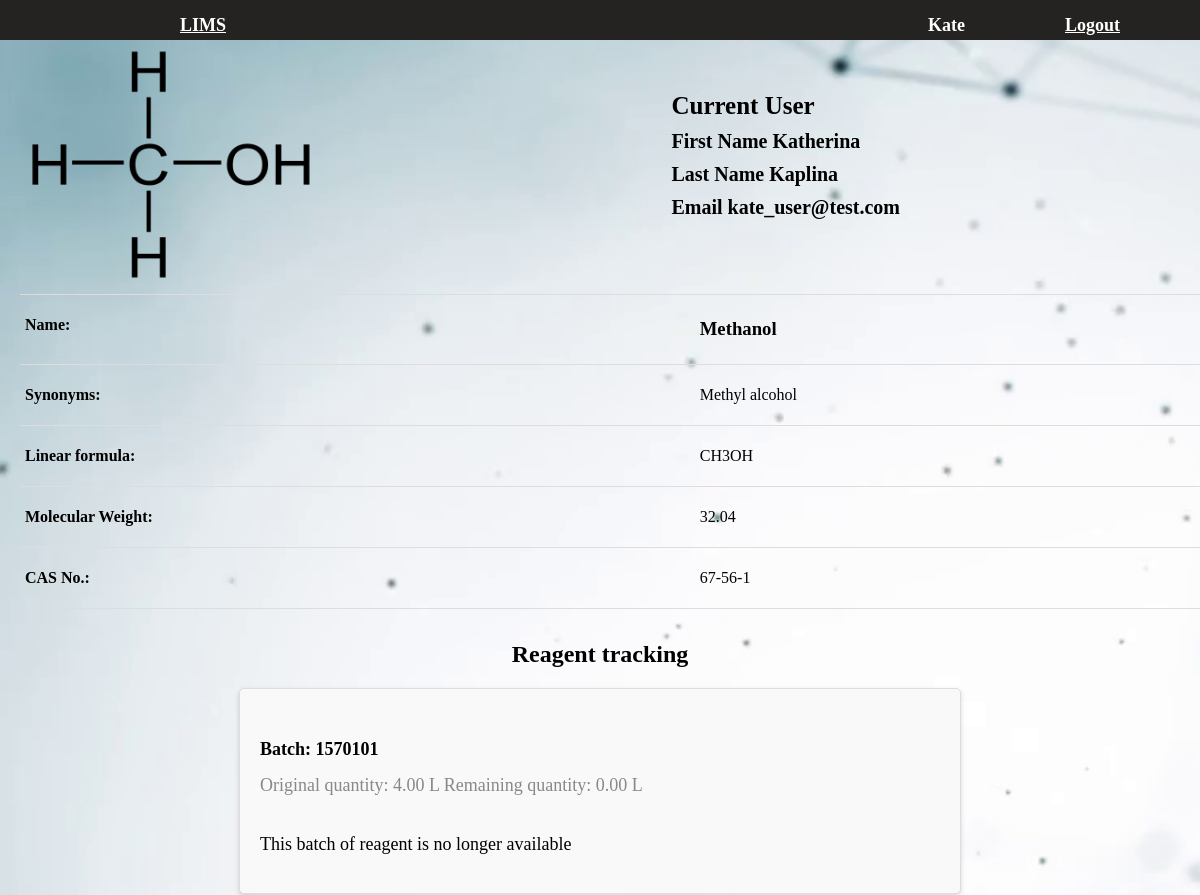
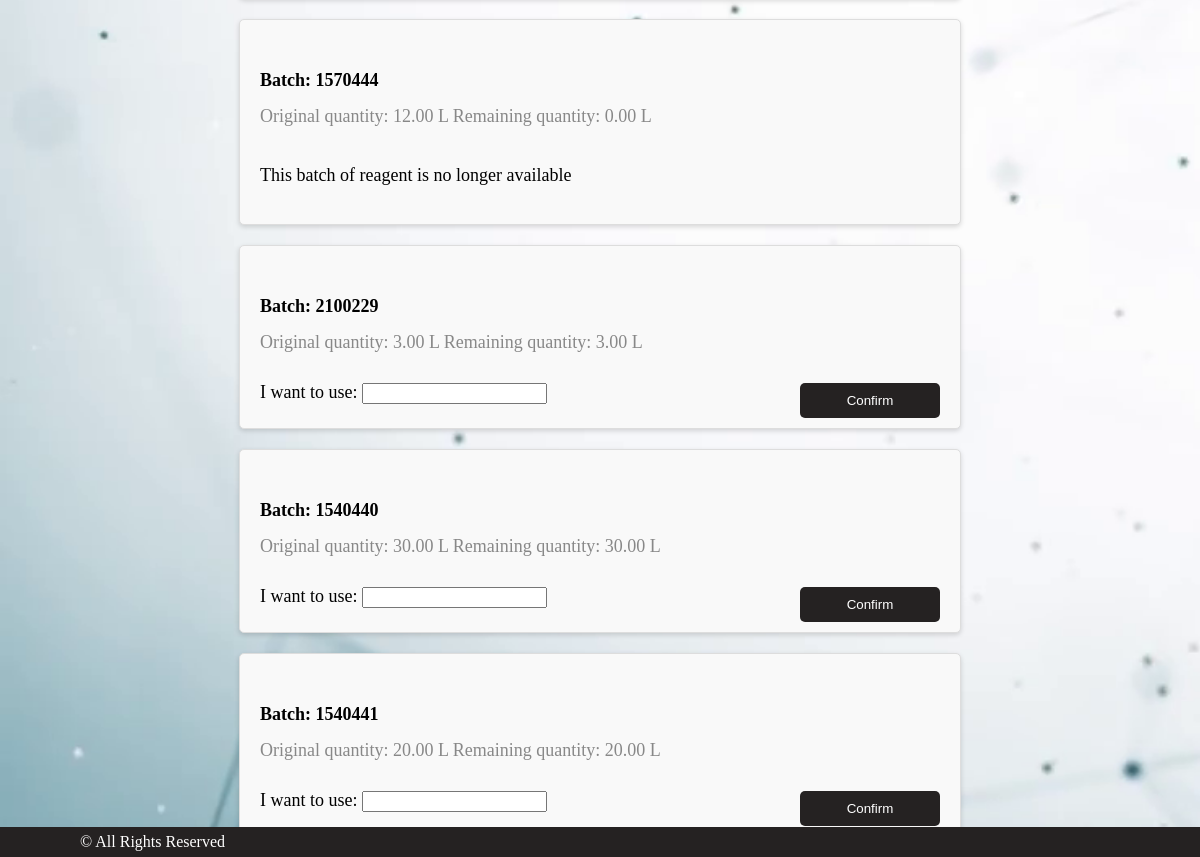
The page /tracking/1 (signed in) on the database its author committed (2 pictures, top to bottom).
### users/models.py (models this page shows)
class User(AbstractUser):
    image = models.ImageField(upload_to='users_images', blank=True)
    position = models.CharField(blank=True, max_length=50)

### main/models.py (models this page shows, shortened)
class Reagent(models.Model):
    name = models.CharField(blank=False, max_length=50)
    synonyms = models.CharField(blank=True, max_length=100)
    formula = models.CharField(blank=True, max_length=50)
    CAS = models.CharField(max_length=15)
    molecular_weight = models.DecimalField(max_digits=10, decimal_places=2)
    image = models.ImageField(blank=True, upload_to='uploads')

class Tracking(models.Model):
    once_quantity_changed = models.DecimalField(max_digits=10, decimal_places=2, default=0)
    common_quantity_changed = models.DecimalField(max_digits=10, decimal_places=2, default=0)
    user = models.ForeignKey(User, on_delete=models.CASCADE)
    created_timestamp = models.DateTimeField(auto_now_add=True)
    batch = models.ForeignKey('Batch', on_delete=models.CASCADE)

class Batch(models.Model):
    batch_number = models.CharField(blank=False, max_length=10)
    reagent = models.ForeignKey('Reagent', on_delete=models.CASCADE)
    quantity = models.DecimalField(max_digits=10, decimal_places=2)
    units = models.CharField(max_length=10)

### main/views.py (the view)
# urls.py: path('tracking/<int:reagent_id>', tracking, name='tracking'),
def tracking(request, reagent_id):
    user=request.user
    form = UserChangeForm(instance=user)
    try:
        reagent = Reagent.objects.get(id=reagent_id)
        batches = Batch.objects.filter(reagent=reagent)
    except ObjectDoesNotExist:
        return HttpResponseNotFound("<h2>404</h2><p>Not Found</p>")
    changes = []
    for batch in batches:
        tracking = Tracking.objects.filter(batch=batch).last()
        if tracking is None:
            tracking = Tracking(batch=batch, once_quantity_changed=0, user=request.user)
            tracking.save()
        changes.append(tracking)
    context = {
        'title': 'LIMS - Reagent tracking',
        'sample': reagent,
        'form': form,
        'changes': changes,}
    return render(request, 'main/tracking.html', context)

### main/templatetags/mathfilters.py (called while the page is built)
@register.filter
def subtract(value, arg):
    return value - arg

### main/templates/main/tracking.html (shortened to what this page needs)
<!DOCTYPE html>
{% extends 'main/base.html' %}
{% load mathfilters %}
{% load static %}
{% block css %}
    <link href="{% static 'css/tracking.css' %}" rel="stylesheet">
{% endblock %}
{% block content %}
    <div class="container-user">
        <h5 class="container-user-current">Current User</h5>
        <div class="form-group">
            <label>First Name</label>
            {{ user.first_name }}
        </div>
        <div class="form-group">
            <label>Last Name</label>
            {{ user.last_name }}
        </div>
        <div class="form-group">
            <label>Email</label>
            {{ user.email }}
        </div>
    </div>
    <div class="reagent-info">
        <div>
            {% if sample.image %}
            <img class="reagent-img" src="{{ sample.image.url }}" alt="">
            {% else %}
            <img class="card-img" src="/static/img/default_image.png" alt="">
            {% endif %}
        </div>
        <div class="reagent-table">
            <table class="table">
                <tbody class="table-body">
                    <tr class="table-row">
                        <th class="table-cell-head" role="cell" colspan="1" rowspan="1" style="vertical-align: top;">
                            <span>
                                <p>Name:</p>
                            </span>
                        </th>
                        <td class="table-cell" role="cell" colspan="1" rowspan="1" style="vertical-align: top;">
                            <span>
                                <h3><p>{{ sample.name }}</p></h3>
                            </span>
                        </td>
                    </tr>
                    <tr class="table-row">
                        <th class="table-cell-head">
                            <span>
                                <p>Synonyms:</p>
                            </span>
                        </th>
                        <td class="table-cell">
                            <span>
                                <p>{% if sample.synonyms %}
                                    {{ sample.synonyms }}
                                    {% else %}
                                    No Synonyms
                                    {% endif %}</p>
                            </span>
                        </td>
                    </tr>
                    <tr class="table-row">
                        <th class="table-cell-head">
                            <span>
                                <p>Linear formula:</p>
                            </span>
                        </th>
                        <td class="table-cell">
                            <span>
                                <p>{% if sample.formula %}
                                    {{ sample.formula }}
                                    {% else %}
                                    No Formula
                                    {% endif %}</p>
                            </span>
                        </td>
                    </tr>
                    <tr class="table-row">
                        <th class="table-cell-head" >
                            <span>
                                <p>Molecular Weight:</p>
                            </span>
                        </th>
                        <td class="table-cell">
                            <span>
                                <p>{{ sample.molecular_weight }} </p>
                            </span>
                        </td>
                    </tr>
                    <tr class="table-row">
                        <th class="table-cell-head">
                            <span>
                                <p>CAS No.:</p>
                            </span>
                        </th>
                        <td class="table-cell">
                            <span>
                                <p>{{ sample.CAS }}</p>
                            </span>
                        </td>
                    </tr>
                </tbody>
            </table>
        </div>
    </div>
<div class="conteiner-reagent-tracking">
    <h4 class="conteiner-reagent-tracking-header">
        Reagent tracking</h4>
        {% if changes %}
            {% for change in changes %}
                <div class="reagent-tracking-card">
                    <div class="reagent-tracking-card-footer-body">
                        <h5 class="reagent-tracking-card-footer-title"> Batch: {{ change.batch.batch_number }}</h5>
                    </div>
                    <ul class="reagent-tracking-card-list">
                        <li class="reagent-tracking-card-list-text">
                            <span class="text-muted">Original quantity: {{ change.batch.quantity }} {{ change.batch.units }}</span>
                            <span class="text-muted">Remaining quantity: {{ change.batch.quantity|subtract:change.common_quantity_changed }} {{ change.batch.units }}</span>
                        </li>
                    </ul>
                    {% if change.batch.quantity|subtract:change.common_quantity_changed > 0 %}
                    <div class="reagent-tracking-card-footer">
                        <form action="{% url 'reagent_changed' change.id %}" method="post">
                            <label for="quantity">I want to use:</label>
                            <input type="number" id="quantity" name="quantity" step="0.01" min="0">
                            <input type="submit" value="Confirm" class="btn btn-success btn-lg float-right">
                        </form>
                    </div>
                    {% else %}
                    <div class="reagent-tracking-card-footer">
                        <p>This batch of reagent is no longer available</p>
                    </div>
                    {% endif %}
                </div>
            {% endfor %}
        {% else %}
            <h3>There are no batches of this reagent yet</h3>
        {% endif %}
</div>
{% endblock %}

### main/templates/main/base.html (shortened to what this page needs)
<!DOCTYPE html>
{% load static %}
<html lang="en">
<head>
    <link href="{% static 'css/base.css' %}" rel="stylesheet">
    {% block css %}
    {% endblock %}
</head>
<body>
<nav class="navbar_main">
    <div class="container">
        <a class="navbar-brand" href="{% url 'index' %}">LIMS</a>
        <div class="navbar-collapse" id="navbarResponsive">
            <ul class="navbar-auth">
                {% if user.is_authenticated %}
                    <li class="nav-item">
                        <a class="nav-link">{{ user.username }}</a>
                    </li>
                    <li class="nav-item">
                        <a class="nav-link" href="{% url 'logout' %}">Logout</a>
                    </li>
                {% else %}
                    <li class="nav-item">
                        <a class="nav-link" href="{% url 'login' %}">Login <i class="fas fa-sign-in-alt"></i></a>
                    </li>
                {% endif %}
            </ul>
        </div>
    </div>
</nav>
{% block content %}
{% endblock %}
<footer class="footer">
    <div class="container">
        <p class="footer-text">&copy; All Rights Reserved </p>
    </div>
</footer>
</body>
</html>

### static/css/base.css (style rules this page uses)
.navbar_main { background-color: rgb(37, 34, 34); height: 40px; }
.container { display: flex; justify-content: space-between; align-items: center; padding: 10px 80px; height: 30px; }
.navbar-brand { color: white; font-size: 18px; font-weight: bold; padding-left: 100px; }
.navbar-collapse { display: flex; align-items: center; }
.navbar-auth { list-style-type: none; padding: 0; display: flex; }
.nav-item { margin-left: 100px; }
.nav-link { color: white; font-size: 18px; font-weight: bold; margin-top: 20px; }
.footer { text-align: center; background-color: rgb(37, 34, 34); position: fixed; bottom: 0; height: 30px; display: flex; justify-content: space-between; align-items: center; width: 100%; }
.footer-text { color: white; text-align: center; display: inline-block; }

### static/css/tracking.css (style rules this page uses)
body { margin: 0; padding: 0; background-image: url(/static/img/wallpaper_tracking.png); background-size:cover; }
.container-user { position: absolute; top: 0; right: 0; background-color: transparent; padding: 50px; margin-right: 250px; }
.container-user-current { font-size: 25px; margin-bottom: 10px; }
.form-group { margin-bottom: 10px; font-size: 20px; font-weight: bold; }
.reagent-info { width: 100%; display: flex; flex-direction: column; align-items: flex-start; }
.reagent-img { width: 100%; height: 250px; margin-left: 20px; }
.reagent-table { width: 100%; margin-left: 20px; }
.table { width: 100%; border-collapse: collapse; }
.table-row-head, .table-row { border-bottom: 1px solid #ddd; }
.table-cell-head, .table-cell { padding: 5px; text-align: left; }
.conteiner-reagent-tracking { width: 100%; display: flex; flex-direction: column; align-items: center; }
.conteiner-reagent-tracking-header { font-size: 24px; text-align: center; margin-bottom: 20px; }
.reagent-tracking-card { width: 700px; border: 1px solid #ddd; border-radius: 5px; margin-bottom: 20px; padding: 10px; background-color: #f9f9f9; box-shadow: 0 2px 5px rgba(0, 0, 0, 0.15); }
.reagent-tracking-card-footer-body, .reagent-tracking-card-footer { padding: 10px; font-size: 18px; }
.reagent-tracking-card-footer-title { font-size: 18px; margin-bottom: 5px; }
.reagent-tracking-card-list { list-style: none; padding: 0 10px; margin: 0; display: flex; justify-content: space-between; }
.reagent-tracking-card-list-text { margin-bottom: 10px; font-size: 18px; color: #888; display: inline-block; }
input[type="number"], input[type="submit"] { margin-top: 10px; }
input[type="submit"] { float: right; padding: 10px 20px; background-color: rgb(37, 34, 34); color: #fff; border: none; border-radius: 5px; cursor: pointer; width: 140px; }

### rows shown on the page
User: username "Kate", first_name "Katherina", last_name "Kaplina", email "kate_user@test.com"
Reagent: image (picture), name "Methanol", synonyms "Methyl alcohol", formula "CH3OH", molecular_weight "32.04", CAS "67-56-1"
Tracking: batch.batch_number "1570101", batch.quantity "4.00", batch.units "L", batch.quantity|subtract "0.00", shows "This batch of reagent is no longer available"
Tracking: batch.batch_number "1570444", batch.quantity "12.00", batch.units "L", batch.quantity|subtract "0.00", shows "This batch of reagent is no longer available"
Tracking: batch.batch_number "2100229", batch.quantity "3.00", batch.units "L", batch.quantity|subtract "3.00"
Tracking: batch.batch_number "1540440", batch.quantity "30.00", batch.units "L", batch.quantity|subtract "30.00"
Tracking: batch.batch_number "1540441", batch.quantity "20.00", batch.units "L", batch.quantity|subtract "20.00"
